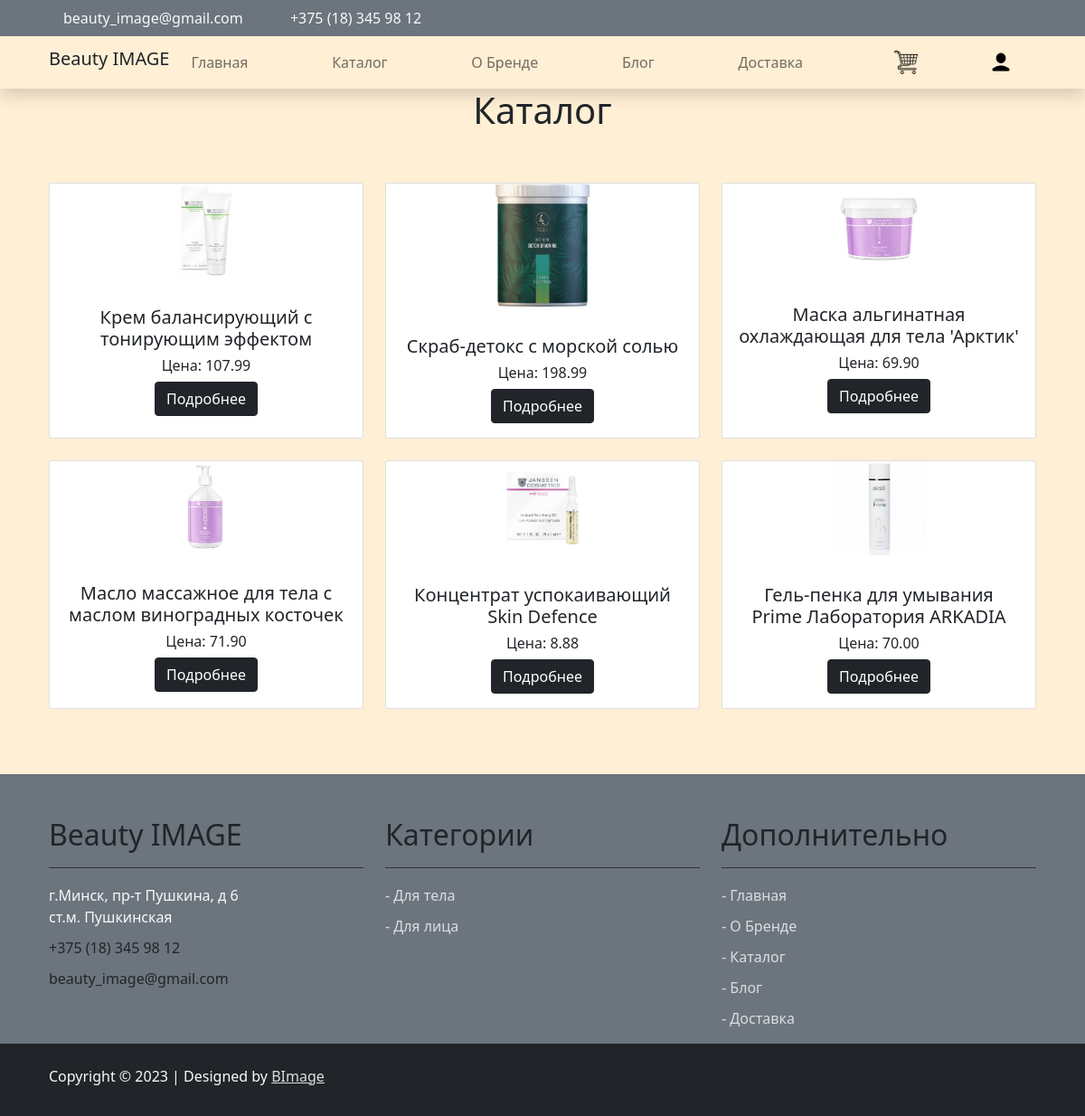
Page /catalog/ on the committed database.
### catalog/models.py (models this page shows, shortened)
class Product(models.Model):
    article = models.CharField(max_length=10)
    name = models.CharField(max_length=200)
    description = models.TextField(null=True)
    stock = models.PositiveIntegerField()
    price = models.DecimalField(max_digits=7, decimal_places=2)
    image = models.ImageField(upload_to='img/')
    available = models.BooleanField(default=True)
    created = models.DateTimeField(auto_now_add=True)
    updated = models.DateTimeField(auto_now=True)
    category = models.ForeignKey(Category, on_delete=models.CASCADE)

### catalog/views.py (the view)
# urls.py: urlpatterns = [path("", views.product_index, name='product_index'),
def product_index(request):
    categories = Category.objects.all()
    products = Product.objects.filter(available=True)
    context = {
        'categories': categories,
        'products': products
    }
    return render(request, 'product_index.html', context)

### cart/context_processors.py (called while the page is built)
def cart(request):
    return {'cart': Cart(request)}

### catalog/templates/product_index.html (shortened to what this page needs)
{% extends "base.html" %}
{% block page_content %}
<center>
    <h1>Каталог</h1>
    <div class="container py-5">
        <div class="row">
            {% for product in products %}
            <div class="col-12 col-md-4 mb-4">
                <div class="card h-100">
                    <p class="aligncenter">
                        <img src="{{ product.image.url }}" alt="" width="30%">
                    </p>
                    <div class="card-body">
                        <h5 class="card-title">{{ product.name }}</h5>
                        <h6 class="card-text">Цена: {{ product.price }}</h6>
                        <a href="{% url 'product_detail' product.id %}"
                           class="btn btn-dark">
                            Подробнее
                        </a>
                    </div>
                </div>
            </div>
            {% endfor %}
        </div>
    </div>
</center>
{% endblock %}

### static/css/base.css (style rules this page uses)
body { background-color: #FFEFD5 }

### catalog/templates/product_index.html (style rules this page uses)
.aligncenter { text-align: center; }

### rows in the picture
Product: image (picture), name "Крем балансирующий с тонирующим эффектом", price "107.99"
Product: image (picture), name "Скраб-детокс с морской солью", price "198.99"
Product: image (picture), name "Маска альгинатная охлаждающая для тела 'Арктик'", price "69.90"
Product: image (picture), name "Масло массажное для тела с маслом виноградных косточек", price "71.90"
Product: image (picture), name "Концентрат успокаивающий Skin Defence", price "8.88"
Product: image (picture), name "Гель-пенка для умывания Prime Лаборатория ARKADIA", price "70.00"
